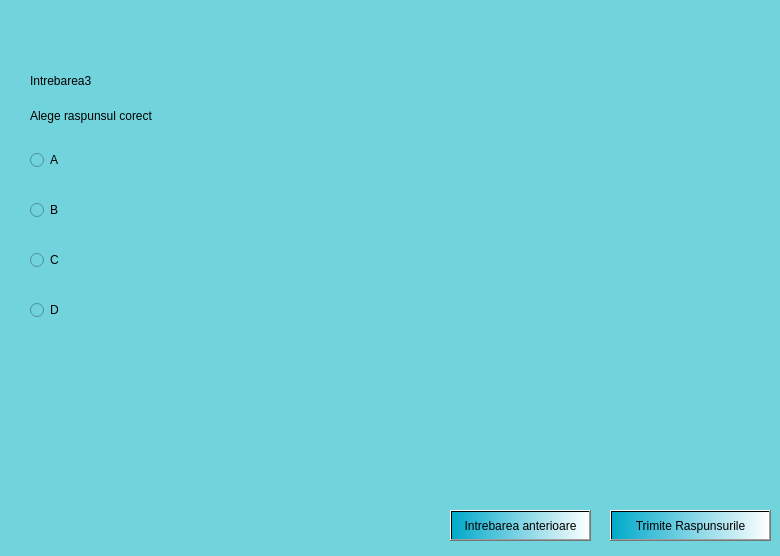
<?xml version="1.0" encoding="UTF-8"?>
<ui version="4.0">
 <class>ThirdDialog</class>
 <widget class="QDialog" name="ThirdDialog">
  <property name="geometry">
   <rect>
    <x>0</x>
    <y>0</y>
    <width>780</width>
    <height>556</height>
   </rect>
  </property>
  <property name="windowTitle">
   <string>Dialog</string>
  </property>
  <property name="styleSheet">
   <string notr="true">background-color:rgb(113, 211, 220);</string>
  </property>
  <widget class="QLabel" name="label">
   <property name="geometry">
    <rect>
     <x>30</x>
     <y>90</y>
     <width>141</width>
     <height>51</height>
    </rect>
   </property>
   <property name="text">
    <string>Alege raspunsul corect</string>
   </property>
  </widget>
  <widget class="QRadioButton" name="radioButton">
   <property name="geometry">
    <rect>
     <x>30</x>
     <y>150</y>
     <width>95</width>
     <height>20</height>
    </rect>
   </property>
   <property name="text">
    <string>A</string>
   </property>
  </widget>
  <widget class="QRadioButton" name="radioButton_2">
   <property name="geometry">
    <rect>
     <x>30</x>
     <y>200</y>
     <width>95</width>
     <height>20</height>
    </rect>
   </property>
   <property name="text">
    <string>B</string>
   </property>
  </widget>
  <widget class="QRadioButton" name="radioButton_3">
   <property name="geometry">
    <rect>
     <x>30</x>
     <y>250</y>
     <width>95</width>
     <height>20</height>
    </rect>
   </property>
   <property name="text">
    <string>C</string>
   </property>
  </widget>
  <widget class="QRadioButton" name="radioButton_4">
   <property name="geometry">
    <rect>
     <x>30</x>
     <y>300</y>
     <width>95</width>
     <height>20</height>
    </rect>
   </property>
   <property name="text">
    <string>D</string>
   </property>
  </widget>
  <widget class="QPushButton" name="pushButton">
   <property name="geometry">
    <rect>
     <x>450</x>
     <y>510</y>
     <width>141</width>
     <height>31</height>
    </rect>
   </property>
   <property name="styleSheet">
    <string notr="true">background-color:qlineargradient(spread:reflect, x1:0, y1:0, x2:1, y2:0, stop:0 rgba(0, 169, 202, 255), stop:1 rgba(255, 255, 255, 255));</string>
   </property>
   <property name="text">
    <string>Intrebarea anterioare</string>
   </property>
  </widget>
  <widget class="QPushButton" name="pushButton_2">
   <property name="geometry">
    <rect>
     <x>610</x>
     <y>510</y>
     <width>161</width>
     <height>31</height>
    </rect>
   </property>
   <property name="styleSheet">
    <string notr="true">background-color:qlineargradient(spread:reflect, x1:0, y1:0, x2:1, y2:0, stop:0 rgba(0, 169, 202, 255), stop:1 rgba(255, 255, 255, 255));</string>
   </property>
   <property name="text">
    <string>Trimite Raspunsurile</string>
   </property>
  </widget>
  <widget class="QLabel" name="label_2">
   <property name="geometry">
    <rect>
     <x>30</x>
     <y>70</y>
     <width>71</width>
     <height>21</height>
    </rect>
   </property>
   <property name="text">
    <string>Intrebarea3</string>
   </property>
  </widget>
 </widget>
 <resources/>
 <connections/>
</ui>
